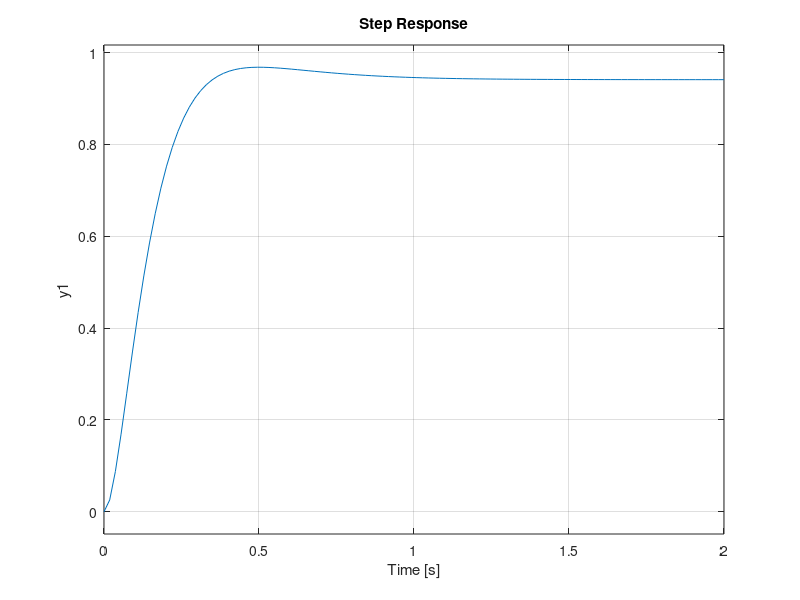

This figure's MATLAB source: (Note: this script raises an error after producing the figure.)
%% Traccia Predizione

s = tf("s");
G = (180*(s+4))/((s+5)*(s+9)*(s+17));

step(G)

% Dal plot si evince che il sistema è di tipologia sottosmorzata misto
% sovrasmorzato.

Gd = c2d(G,0.67/10,"zoh") %Settling time = 1.3s

[num, den] = tfdata(Gd);
a= den{1}
b = [num{1}(2:end)]
sizey=1;


%% Inizio tarando i parametri con valori molto alti per poi andare a scendere

ny=40;
nu=20;
lambda=1;
Wy=1;
ny2=50;
nu2=9;


plot_grafici(a,b,ny,nu,lambda,sizey,nu2,ny2)


%Dalla figura 1 si evince che, nonostante l'overtuning, il numero di
%campioni affinchè il sistema vada a regime è superiore a 10, quindi si
%opta per una riduzione di lampda affinchè il sistema diventi più rapido

%% Scelgo il valore di lampda

lambda = 0.1;



plot_grafici(a,b,ny,nu,lambda,sizey,nu2,ny2)

%Notiamo adesso che lampda risulta essere sufficientemente bassa per
%ottenere un raggiungimento del regime in 10 campioni esatti. Adesso posso
%andare ad abbassare i vari parametri per ottenere un sistema ottimo ed
%efficiente


%% Inizio ad abbassare nu
% 6 campioni 
nu = 10;

plot_grafici(a,b,ny,nu,lambda,sizey,nu2,ny2)

%%
lambda = 0.3;
nu = 10;

plot_grafici(a,b,ny,nu,lambda,sizey,nu2,ny2)

%%

nu = 6;   %Trovato nu

plot_grafici(a,b,ny,nu,lambda,sizey,nu2,ny2)


%% Inizio ad abbassare ny

ny = 20;

plot_grafici(a,b,ny,nu,lambda,sizey,nu2,ny2)

%%

ny = 15;  

plot_grafici(a,b,ny,nu,lambda,sizey,nu2,ny2)


%%

ny = 12;  

plot_grafici(a,b,ny,nu,lambda,sizey,nu2,ny2)

%%

ny = 10;  %Trovato ny
nu= 6;

plot_grafici(a,b,ny,nu,lambda,sizey,nu2,ny2)












%% Grafico na


plot_ff(b,a,nu,ny,lambda)

%% Vincoli solo su ingressi

Dumax = inf;
umax = inf;
umin = -inf;


plot_overlay(b,a,nu,ny,lambda,Dumax,umax,umin,ny2)

%% Vincoli totali


ymax = inf;
ymin = -inf;

plot_output_constraints(b,a,nu,ny,lambda,Dumax,umax,umin,ymax,ymin,ny2)

